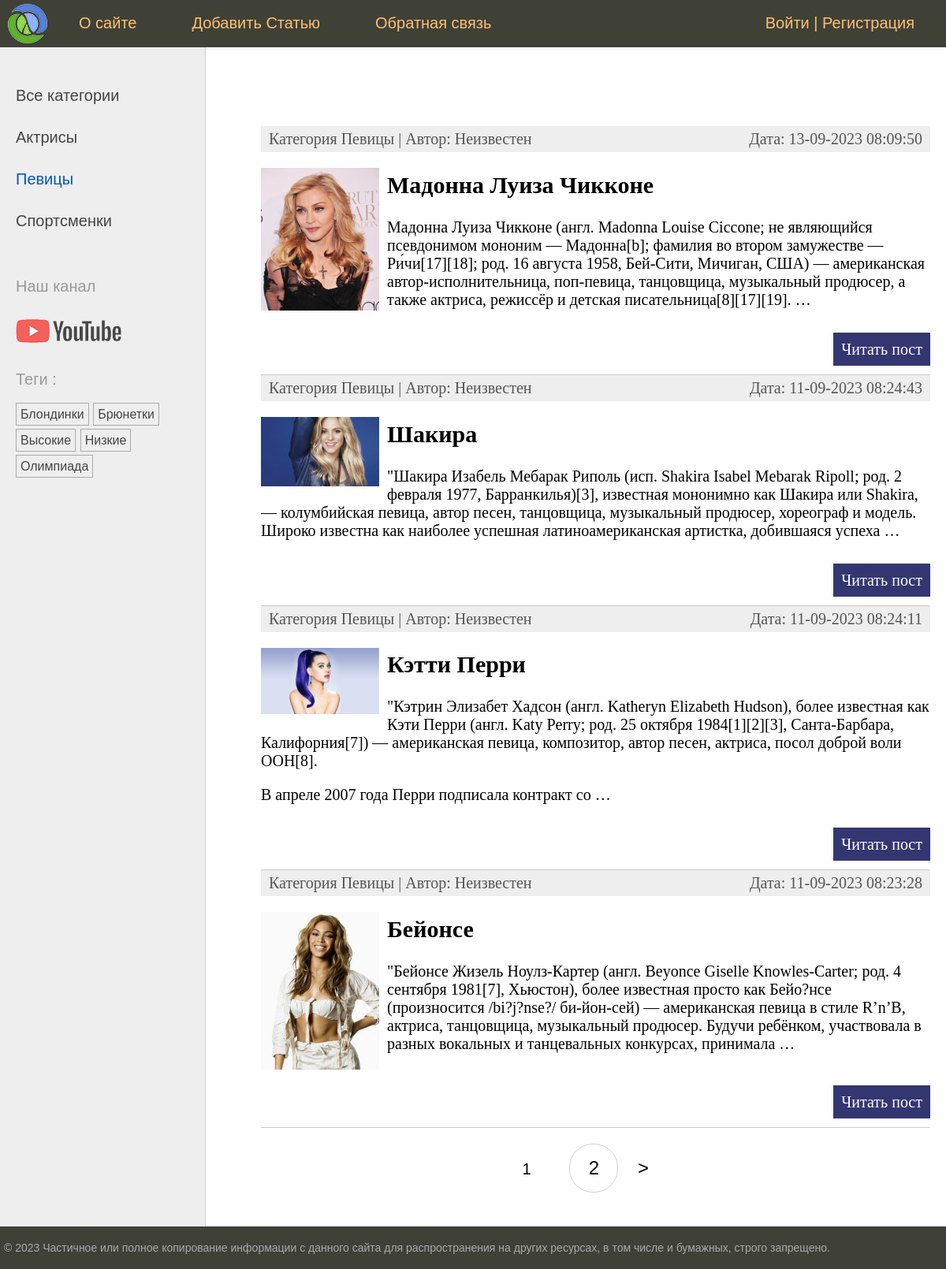
Screenshot of /women/category/pevicy/ with the database file from the repository.
### women/models.py (models this page shows, shortened)
class Category(models.Model):
    name = models.CharField(max_length=100, db_index=True, verbose_name="Имя")
    slug = models.SlugField(max_length=255, unique=False, db_index=True)
    class Meta:
        verbose_name = "Категория"
        verbose_name_plural = "Категории"
    def get_absolute_url(self):
        return reverse("category", kwargs={"cat_slug": self.slug})

class TagPost(models.Model):
    tag = models.CharField(max_length=100, db_index=True)
    slug = models.SlugField(max_length=255, unique=True, db_index=True)
    def get_absolute_url(self):
        return reverse("tag", kwargs={"tag_slug": self.slug})

class Women(models.Model):
    class Status(models.IntegerChoices):
        DRAFT = 0, "Черновик"
        PUBLISHED = 1, "Опубликовано"
    title = models.CharField(max_length=255, verbose_name="Заголовок")
    slug = models.SlugField(
        max_length=255,
        unique=True,
        db_index=True,
        verbose_name="Slug",
        validators=[
            MinLengthValidator(5, message="Минимум 5 символов"),
            MaxLengthValidator(100, message="Максимум 100 символов"),
        ],
    )
    content = models.TextField(blank=True, verbose_name="Текс Статьи")
    time_create = models.DateTimeField(auto_now_add=True, verbose_name="Время Создания")
    time_update = models.DateTimeField(auto_now=True, verbose_name="Время Изменения")
    photo = models.ImageField(
        upload_to="photos/%Y/%m/%d/",
        default=None,
        blank=True,
        null=True,
        verbose_name="Фото",
    )
    is_published = models.BooleanField(
        choices=tuple(map(lambda x: (bool(x[0]), x[1]), Status.choices)),
        default=Status.DRAFT,
        verbose_name="Возможность Публикации",
    )
    objects = models.Manager()
    published = PublishedManager()
    cat = models.ForeignKey(
        "Category",
        on_delete=models.PROTECT,
        related_name="posts",
        verbose_name="Категории",
    )
    tags = models.ManyToManyField(
        "TagPost", blank=True, related_name="tags", verbose_name="Теги"
    )
    husband = models.OneToOneField(
        "Husband",
        on_delete=models.SET_NULL,
        null=True,
        blank=True,
        related_name="wuman",
        verbose_name="Муж",
    )
    author = models.ForeignKey(get_user_model(), on_delete=models.SET_NULL , related_name="posts" , null=True , default=None)
    class Meta:
        verbose_name = "Известные Женщины"
        verbose_name_plural = "Известные Женщины"
        ordering = ["-time_create"]
        indexes = [
            models.Index(fields=["-time_create"]),
        ]
    def get_absolute_url(self):
        return reverse("post", kwargs={"post_slug": self.slug})

### women/views.py (the view)
# urls.py: path("category/<slug:cat_slug>/", views.WomenCategory.as_view(), name="category"),
class WomenCategory(DataMixin, ListView):
    template_name = "women/index.html"
    context_object_name = "posts"
    allow_empty = False
    def get_context_data(self, **kwargs):
        context = super().get_context_data(**kwargs)
        cat = context["posts"][0].cat
        return self.get_mixin_context(
            context, title="Категория - " + cat.name, cat_selected=cat.pk
        )
    def get_queryset(self):
        return Women.published.filter(cat__slug=self.kwargs["cat_slug"]).select_related(
            "cat"
        )

### users/context_processors.py (called while the page is built)
def get_women_context(request):
    return {"mainmenu": menu}

### women/models.py (called while the page is built)
    def get_queryset(self):
        return super().get_queryset().filter(is_published=Women.Status.PUBLISHED)

### women/templatetags/women_tags.py (called while the page is built)
@register.inclusion_tag("women/list_categories.html")
def show_categories(cat_selected=0):
    cats = Category.objects.annotate(total=Count("posts")).filter(total__gt=0)
    return {"cats": cats, "cat_selected": cat_selected}

@register.inclusion_tag("women/list_tags.html")
def show_all_tags():
    return {"tags": TagPost.objects.annotate(total=Count("tags")).filter(total__gt=0)}

### women/utils.py (called while the page is built)
    def get_mixin_context(self, context, **kwargs):
        context["menu"] = menu
        context["cat_selected"] = None
        context.update(kwargs)
        return context

### women/templates/women/index.html (shortened to what this page needs)
{% extends 'base.html' %}
{% block content %}
<ul class="list-articles">
    {% for p in posts %}
    <li>
        <div class="article-panel">
            <p class="first">Категория {{p.cat.name}} | Автор: {{p.author.user_name| default:"Неизвестен"}}</p>
            <p class="last">Дата: {{p.time_update | date:"d-m-Y H:i:s"}}</p>
        </div>
        {%if p.photo%}
        <p><img class="img-article-left thumb" src="{{p.photo.url}}"></p>
        {% endif %}
        <h2>{{p.title}}</h2>
        {% autoescape off %}
        {{p.content | linebreaks |truncatewords:40 }}
        {% endautoescape %}
        <p class="link-read-post"><a href="{{ p.get_absolute_url }}">Читать пост</a></p>
    </li>
    {% endfor %}
</ul>
{% endblock %}
{% block navigation %}
{% if page_obj.has_other_pages %}
<nav class="list-pages">
    <ul>
        {% for p in paginator.page_range %}
        {% if page_obj.number == p %}
        <li class="page-num page-num-selected">{{p}}</li>
        {% elif p >= page_obj.number|add:-2 and p <= page_obj.number|add:2 %} <li class="page-num">
            <a href="?page={{p}}">{{ p }}</a>
            </li>
            {% endif %}
            {% endfor %}
            {% if page_obj.has_next %}
            <li class="page_num">
                <a href="?page={{page_obj.next_page_number}}">&gt;</a>
            </li>
            {% endif %}
    </ul>
</nav>
{% endif %}
{% endblock %}

### women/templates/women/list_categories.html
{% for cat in cats%}
{% if cat.id == cat_selected%}
<li class="selected">{{cat.name}}</li>
{%else%}
<li><a href="{{ cat.get_absolute_url}}">{{cat.name}}</a></li>
{%endif%}
{% endfor %}

### women/templates/women/list_tags.html
{% if tags %}
<p> Теги :</p>
<ul class="tags-list">
    {% for t in tags%}
    <li><a href="{{t.get_absolute_url}}">{{t.tag}}</a></li>
    {% endfor %}
</ul>
{% endif%}

### women/static/women/css/styles.css (style rules this page uses)
html, body { font-family: 'Arial'; margin: 0; padding: 0; height: 100%; width: 100%; color: #444; }
a { color: #0059b2; text-decoration: none; }
img { max-width: 600px; height: auto; }
img.img-article-left { max-width: 300px; height: auto; float: left; padding: 0 10px 10px 0; }
img.img-article-left.thumb { max-width: 150px; height: auto; }
p.link-read-post { text-align: right; }
p.link-read-post a { padding: 10px; min-width: 100px; background: #333671; color: #fff; text-decoration: none; }
div.article-panel { background: #eee; padding: 5px 10px 5px 10px; box-sizing: border-box; overflow: hidden; color: #555; }
div.article-panel p.first { margin: 0; float: left; }
div.article-panel p.last { margin: 0; float: right; }
ul.list-articles { list-style: none; margin: 0; padding: 0; }
ul.list-articles li { border-bottom: 1px solid #ccc; }
.left-chapters ul { width: 230px; margin: 0; padding: 20px 10px 10px 20px; list-style: none; font-size: 20px; }
.left-chapters ul li { margin: 30px 0 0 0; color: #999; }
.left-chapters ul li.selected { color: #0059b2; }
.left-chapters ul li a { color: #444; text-decoration: none; }
ul.tags-list { width: 100%; margin: 0; padding: 0; list-style: none; }
ul.tags-list li { margin: 0; padding: 0 0 10px; display: inline-block; }
ul.tags-list li a { padding: 5px; font-size: 16px; border: 1px solid #aaa; }
.list-pages { text-align: center; margin: 0 0 20px 0; }
.list-pages ul { margin: 20px 0 0 0; padding: 0; list-style: none; }
.list-pages ul li { display: inline-block; margin: 0 20px 0 0; }
.list-pages a { color: #000; font-size: 24px; text-decoration: none; }
.list-pages .page-num, .page-num-selected { display: inline-block; width: 60px; height: 44px; padding: 16px 0 0 0; border: 1px solid #d0d0d0; border-radius: 30px; }
.list-pages .page-num-selected { border: none; color: #000; font-size: 20px; }

### rows the page displays
Category: name "Актрисы"
Category: name "Певицы"
Category: name "Спортсменки"
TagPost: tag "Блондинки"
TagPost: tag "Брюнетки"
TagPost: tag "Высокие"
TagPost: tag "Низкие"
TagPost: tag "Олимпиада"
Women: cat.name "Певицы", author.user_name "Неизвестен", time_update "13-09-2023 08:09:50", photo (picture), title "Мадонна Луиза Чикконе", content "Мадонна Луиза Чикконе (англ. Madonna Louise Ciccone; не являющийся псевдонимом мононим — Мадонна[b]; фамилия во втором замужестве — Ри́чи[17][18]; род. 16 августа 1958, Бей-Сити, Мичиган, США) — американская автор-исполнительница, поп-певица, танцовщица, музыкальный продюсер, а также актриса, режиссёр и детская писательница[8][17][19]. …"
Women: cat.name "Певицы", author.user_name "Неизвестен", time_update "11-09-2023 08:24:43", photo (picture), title "Шакира", content "\"Шакира Изабель Мебарак Риполь (исп. Shakira Isabel Mebarak Ripoll; род. 2 февраля 1977, Барранкилья)[3], известная мононимно как Шакира или Shakira, — колумбийская певица, автор песен, танцовщица, музыкальный продюсер, хореограф и модель. Широко известна как наиболее успешная латиноамериканская артистка, добившаяся успеха …"
Women: cat.name "Певицы", author.user_name "Неизвестен", time_update "11-09-2023 08:24:11", photo (picture), title "Кэтти Перри", content "\"Кэтрин Элизабет Хадсон (англ. Katheryn Elizabeth Hudson), более известная как Кэти Перри (англ. Katy Perry; род. 25 октября 1984[1][2][3], Санта-Барбара, Калифорния[7]) — американская певица, композитор, автор песен, актриса, посол доброй воли ООН[8]. В апреле 2007 года Перри подписала контракт со …"
Women: cat.name "Певицы", author.user_name "Неизвестен", time_update "11-09-2023 08:23:28", photo (picture), title "Бейонсе", content "\"Бейонсе Жизель Ноулз-Картер (англ. Beyonce Giselle Knowles-Carter; род. 4 сентября 1981[7], Хьюстон), более известная просто как Бейо?нсе (произносится /bi?j?nse?/ би-йон-сей) — американская певица в стиле R’n’B, актриса, танцовщица, музыкальный продюсер. Будучи ребёнком, участвовала в разных вокальных и танцевальных конкурсах, принимала …"

### other values shown
{{ m.title }} "О сайте" "Добавить Статью" "Обратная связь"
{{ p }} "1"
{{ p }} "2"
